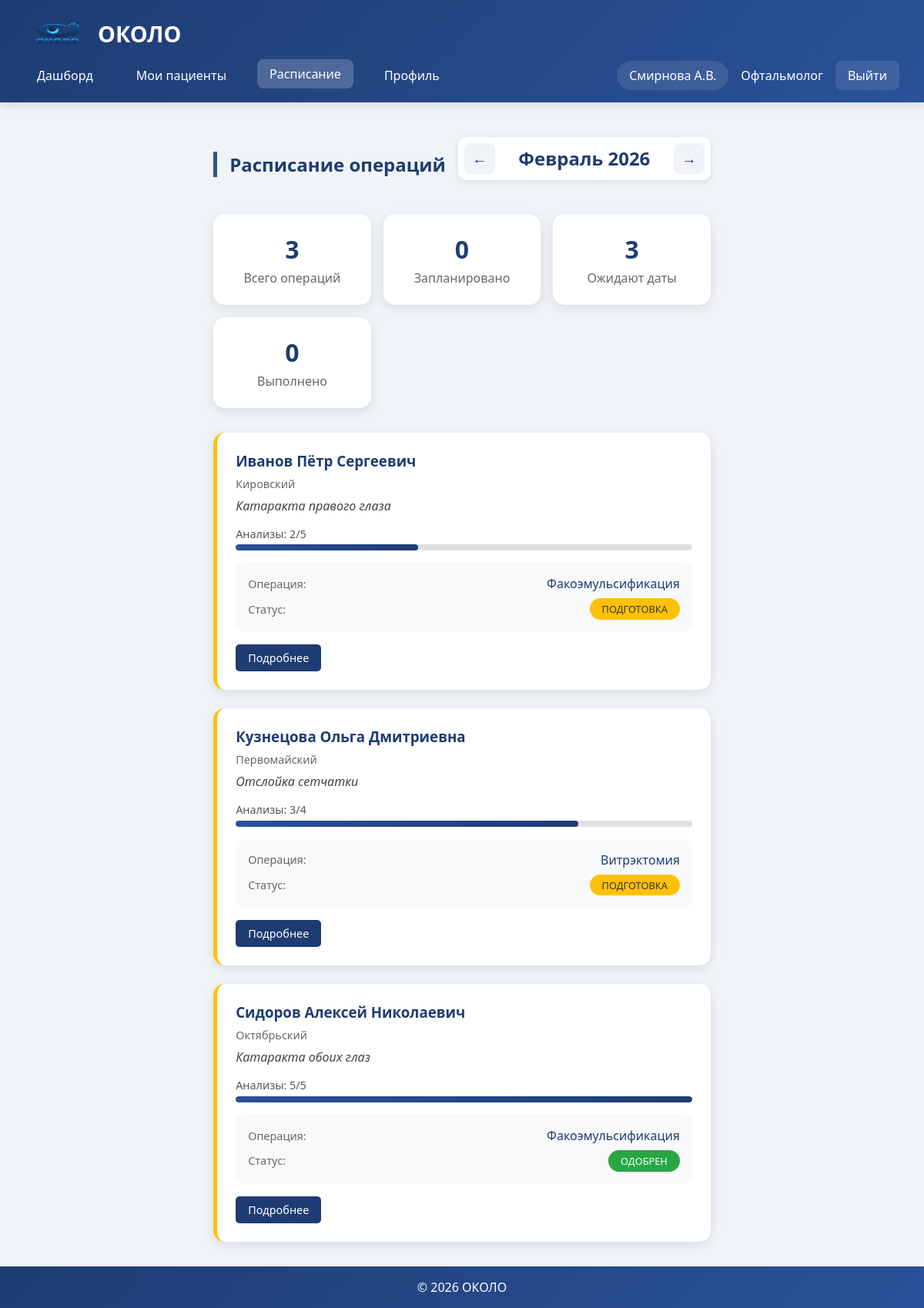
The page /schedule.php (signed in) on the database its author committed.
### tables this page shows
CREATE TABLE surgeries (
    id INT AUTO_INCREMENT PRIMARY KEY,
    patient_id INT NOT NULL,
    disease_id INT,
    surgery_type VARCHAR(255),
    status ENUM('new', 'preparation', 'review', 'approved', 'rejected') DEFAULT 'new',
    surgery_date DATE,
    notes TEXT,
    created_at TIMESTAMP DEFAULT CURRENT_TIMESTAMP,
    FOREIGN KEY (patient_id) REFERENCES patients(id) ON DELETE CASCADE,
    FOREIGN KEY (disease_id) REFERENCES diseases(id) ON DELETE SET NULL
);

CREATE TABLE diseases (
    id INT AUTO_INCREMENT PRIMARY KEY,
    name VARCHAR(255) NOT NULL,
    description TEXT
);

### schedule.php (the view, shortened to what this page needs)
<?php
require_once 'includes/auth.php';
$role = $_SESSION['role'];
$full_name = $_SESSION['full_name'];
$user_id = $_SESSION['user_id'];
$month = isset($_GET['month']) ? (int)$_GET['month'] : (int)date('m');
$year = isset($_GET['year']) ? (int)$_GET['year'] : (int)date('Y');
$months = [
    1 => 'Январь',
    2 => 'Февраль',
    3 => 'Март',
    4 => 'Апрель',
    5 => 'Май',
    6 => 'Июнь',
    7 => 'Июль',
    8 => 'Август',
    9 => 'Сентябрь',
    10 => 'Октябрь',
    11 => 'Ноябрь',
    12 => 'Декабрь'
];
if ($role === 'patient') {
    $stmt = $pdo->prepare("
        SELECT s.*, u.full_name as patient_name, d.name as diagnosis,
            (SELECT COUNT(*) FROM tests WHERE surgery_id = s.id AND status = 'uploaded') as tests_completed,
            (SELECT COUNT(*) FROM tests WHERE surgery_id = s.id) as tests_total,
            doc.full_name as doctor_name,
            surg.full_name as surgeon_name
        FROM surgeries s
        JOIN patients p ON s.patient_id = p.id
        JOIN users u ON p.user_id = u.id
        JOIN diseases d ON s.disease_id = d.id
        LEFT JOIN users doc ON p.doctor_id = doc.id
        LEFT JOIN users surg ON p.surgeon_id = surg.id
        WHERE p.user_id = ?
        ORDER BY
            CASE WHEN s.surgery_date IS NULL THEN 1 ELSE 0 END,
            s.surgery_date ASC,
            s.created_at DESC
    ");
    $stmt->execute([$user_id]);
} elseif ($role === 'ophthalmologist') {
    $stmt = $pdo->prepare("
        SELECT s.*, u.full_name as patient_name, u.district, d.name as diagnosis,
            (SELECT COUNT(*) FROM tests WHERE surgery_id = s.id AND status = 'uploaded') as tests_completed,
            (SELECT COUNT(*) FROM tests WHERE surgery_id = s.id) as tests_total
        FROM surgeries s
        JOIN patients p ON s.patient_id = p.id
        JOIN users u ON p.user_id = u.id
        JOIN diseases d ON s.disease_id = d.id
        WHERE p.doctor_id = ?
        ORDER BY
            CASE WHEN s.surgery_date IS NULL THEN 1 ELSE 0 END,
            s.surgery_date ASC,
            s.created_at DESC
    ");
    $stmt->execute([$_SESSION['user_id']]);
}
$surgeries = $stmt->fetchAll();
$stats = [
    'total' => count($surgeries),
    'scheduled' => 0,
    'completed' => 0,
    'pending' => 0
];
foreach ($surgeries as $s) {
    if ($s['surgery_date']) {
        $stats['scheduled']++;
        if ($s['surgery_date'] < date('Y-m-d')) {
            $stats['completed']++;
        }
    } else {
        $stats['pending']++;
    }
}
?>
<!DOCTYPE html>
<html lang="ru">
<head>
    <link rel="stylesheet" href="assets/css/style.css">
</head>
<body>
    <header>
        <div class="logo">
            <img src="assets/img/logo.png" alt="ОКОЛО" width="85" height="55">
            ОКОЛО
        </div>
        <nav>
            <div class="nav-links">
                <?php if ($role === 'patient'): ?>
                    <a href="dashboard.php" class="<?php echo basename($_SERVER['PHP_SELF']) == 'dashboard.php' ? 'active' : ''; ?>">Дашборд</a>
                <?php elseif ($role === 'ophthalmologist'): ?>
                    <a href="dashboard.php" class="<?php echo basename($_SERVER['PHP_SELF']) == 'dashboard.php' ? 'active' : ''; ?>">Дашборд</a>
                    <a href="patients.php" class="<?php echo basename($_SERVER['PHP_SELF']) == 'patients.php' ? 'active' : ''; ?>">Мои пациенты</a>
                    <a href="schedule.php" class="<?php echo basename($_SERVER['PHP_SELF']) == 'schedule.php' ? 'active' : ''; ?>">Расписание</a>
                    <a href="profile.php" class="<?php echo basename($_SERVER['PHP_SELF']) == 'profile.php' ? 'active' : ''; ?>">Профиль</a>
                <?php endif; ?>
            </div>
            <div class="user-info">
                <span class="user-name"><?php echo htmlspecialchars($full_name); ?></span>
                <span class="role-badge">
                    <?php
                    $roles = [
                        'patient' => 'Пациент',
                        'ophthalmologist' => 'Офтальмолог',
                        'surgeon' => 'Хирург'
                    ];
                    echo $roles[$role] ?? $role;
                    ?>
                </span>
                <a href="logout.php" class="logout-btn">Выйти</a>
            </div>
        </nav>
    </header>
    <main class="container">
        <div class="schedule-header">
            <h1 class="section-title">Расписание операций</h1>
            <div class="month-navigation">
                <button class="month-nav-btn" onclick="changeMonth(-1)">←</button>
                <span class="current-month"><?php echo $months[$month] . ' ' . $year; ?></span>
                <button class="month-nav-btn" onclick="changeMonth(1)">→</button>
            </div>
        </div>
        <div class="schedule-stats">
            <div class="schedule-stat-card">
                <div class="schedule-stat-value"><?php echo $stats['total']; ?></div>
                <div class="schedule-stat-label">Всего операций</div>
            </div>
            <div class="schedule-stat-card">
                <div class="schedule-stat-value"><?php echo $stats['scheduled']; ?></div>
                <div class="schedule-stat-label">Запланировано</div>
            </div>
            <div class="schedule-stat-card">
                <div class="schedule-stat-value"><?php echo $stats['pending']; ?></div>
                <div class="schedule-stat-label">Ожидают даты</div>
            </div>
            <div class="schedule-stat-card">
                <div class="schedule-stat-value"><?php echo $stats['completed']; ?></div>
                <div class="schedule-stat-label">Выполнено</div>
            </div>
        </div>
        <div class="schedule-grid">
            <?php if (empty($surgeries)): ?>
                <div class="empty-schedule">
                    <h3>Нет запланированных операций</h3>
                    <p>В данном периоде нет операций для отображения</p>
                </div>
            <?php else: ?>
                <?php foreach ($surgeries as $surgery):
                    $cardClass = $surgery['surgery_date'] ?
                        ($surgery['surgery_date'] < date('Y-m-d') ? 'completed' : 'scheduled') :
                        'pending';
                ?>
                <div class="schedule-card <?php echo $cardClass; ?>">
                    <h3><?php echo htmlspecialchars($surgery['patient_name']); ?></h3>
                    <?php if (isset($surgery['district'])): ?>
                    <div class="schedule-district">
                        <?php echo htmlspecialchars($surgery['district']); ?>
                    </div>
                    <?php endif; ?>
                    <div class="schedule-diagnosis">
                        <?php echo htmlspecialchars($surgery['diagnosis']); ?>
                    </div>
                    <?php if ($surgery['tests_total'] > 0): ?>
                    <div class="analysis-progress">
                        <div class="progress-label">
                            <span>Анализы: <?php echo $surgery['tests_completed']; ?>/<?php echo $surgery['tests_total']; ?></span>
                        </div>
                        <div class="progress-bar">
                            <div class="progress-fill" style="width: <?php echo ($surgery['tests_completed'] / $surgery['tests_total']) * 100; ?>%"></div>
                        </div>
                    </div>
                    <?php endif; ?>
                    <div class="schedule-details">
                        <div class="schedule-detail-item">
                            <span class="detail-label">Операция:</span>
                            <span class="detail-value"><?php echo htmlspecialchars($surgery['surgery_type']); ?></span>
                        </div>
                        <div class="schedule-detail-item">
                            <span class="detail-label">Статус:</span>
                            <span class="detail-value">
                                <span class="status-badge status-<?php echo $surgery['status']; ?>">
                                    <?php
                                    $statuses = [
                                        'new' => 'Новый',
                                        'preparation' => 'Подготовка',
                                        'review' => 'Проверка',
                                        'approved' => 'Одобрен',
                                        'rejected' => 'Отклонен'
                                    ];
                                    echo $statuses[$surgery['status']] ?? $surgery['status'];
                                    ?>
                                </span>
                            </span>
                        </div>
                    </div>
                    <?php if ($role !== 'patient'): ?>
                    <div style="margin-top: 1rem;">
                        <a href="patient_detail.php?id=<?php echo $surgery['patient_id']; ?>" class="btn-small">Подробнее</a>
                    </div>
                    <?php endif; ?>
                </div>
                <?php endforeach; ?>
            <?php endif; ?>
        </div>
    </main>
    <footer>
        <p>&copy; 2026 ОКОЛО</p>
    </footer>
</body>
</html>

### assets/css/style.css (style rules this page uses)
* { margin: 0; padding: 0; box-sizing: border-box; font-family: 'Segoe UI', Tahoma, Geneva, Verdana, sans-serif; }
body { background-color: #f0f4f8; min-height: 100vh; display: flex; flex-direction: column; }
header { background: linear-gradient(135deg, #1e3c72 0%, #2a5298 100%); color: white; padding: 1rem 2rem; box-shadow: 0 4px 12px rgba(0,0,0,0.1); }
.logo { font-size: 1.8rem; font-weight: bold; display: flex; align-items: center; gap: 10px; }
nav { display: flex; justify-content: space-between; align-items: center; margin-top: 0.5rem; }
.nav-links { display: flex; gap: 1.5rem; }
.nav-links a { color: white; text-decoration: none; padding: 0.5rem 1rem; border-radius: 8px; transition: all 0.3s ease; font-weight: 500; }
.nav-links a:hover, .nav-links a.active { background: rgba(255,255,255,0.2); transform: translateY(-2px); }
.user-info { display: flex; align-items: center; gap: 1rem; }
.user-name { font-weight: 500; background: rgba(255,255,255,0.1); padding: 0.5rem 1rem; border-radius: 30px; }
.logout-btn { background: rgba(255,255,255,0.1); color: white; border: none; padding: 0.5rem 1rem; border-radius: 8px; cursor: pointer; transition: all 0.3s ease; text-decoration: none; }
.container { max-width: 1400px; margin: 2rem auto; padding: 0 2rem; flex: 1; }
.section-title { color: #1e3c72; margin: 2rem 0 1rem; font-size: 1.5rem; border-left: 5px solid #2a5298; padding-left: 1rem; }
.analysis-progress { margin: 1rem 0; }
.progress-label { display: flex; justify-content: space-between; margin-bottom: 0.3rem; color: #555; font-size: 0.9rem; }
.progress-bar { height: 8px; background: #e0e0e0; border-radius: 10px; overflow: hidden; }
.progress-fill { height: 100%; background: linear-gradient(90deg, #2a5298, #1e3c72); border-radius: 10px; transition: width 0.3s ease; width: 0%; }
.status-badge { display: inline-block; padding: 0.3rem 1rem; border-radius: 20px; font-size: 0.8rem; font-weight: 500; text-transform: uppercase; }
.status-preparation { background: #ffc107; color: #333; }
.status-approved { background: #28a745; color: white; }
.btn-small { padding: 0.4rem 1rem; font-size: 0.9rem; width: auto; }
footer { background: linear-gradient(135deg, #1e3c72 0%, #2a5298 100%); color: white; text-align: center; padding: 1rem; margin-top: auto; }

### schedule.php (style rules this page uses)
.schedule-header { display: flex; justify-content: space-between; align-items: center; margin-bottom: 2rem; flex-wrap: wrap; gap: 1rem; }
.month-navigation { display: flex; align-items: center; gap: 1rem; background: white; padding: 0.5rem; border-radius: 10px; box-shadow: 0 2px 10px rgba(0,0,0,0.1); }
.month-nav-btn { background: #f0f4f8; border: none; width: 40px; height: 40px; border-radius: 8px; cursor: pointer; font-size: 1.2rem; color: #1e3c72; transition: all 0.3s ease; }
.current-month { font-size: 1.5rem; font-weight: bold; color: #1e3c72; min-width: 200px; text-align: center; }
.schedule-stats { display: grid; grid-template-columns: repeat(auto-fit, minmax(150px, 1fr)); gap: 1rem; margin-bottom: 2rem; }
.schedule-stat-card { background: white; padding: 1.5rem; border-radius: 15px; box-shadow: 0 4px 15px rgba(0,0,0,0.1); text-align: center; }
.schedule-stat-value { font-size: 2rem; font-weight: bold; color: #1e3c72; }
.schedule-stat-label { color: #666; margin-top: 0.3rem; }
.schedule-grid { display: grid; grid-template-columns: repeat(auto-fill, minmax(350px, 1fr)); gap: 1.5rem; margin-top: 2rem; }
.schedule-card { background: white; border-radius: 15px; padding: 1.5rem; box-shadow: 0 4px 15px rgba(0,0,0,0.1); transition: all 0.3s ease; position: relative; overflow: hidden; }
.schedule-card.pending { border-left: 5px solid #ffc107; }
.schedule-card h3 { color: #1e3c72; margin-bottom: 0.5rem; padding-right: 100px; }
.schedule-district { color: #666; font-size: 0.9rem; margin-bottom: 0.5rem; }
.schedule-diagnosis { color: #444; margin-bottom: 1rem; font-style: italic; }
.schedule-details { display: flex; flex-direction: column; gap: 0.5rem; margin: 1rem 0; padding: 1rem; background: #f8f9fa; border-radius: 10px; }
.schedule-detail-item { display: flex; justify-content: space-between; align-items: center; }
.detail-label { color: #666; font-size: 0.9rem; }
.detail-value { color: #1e3c72; font-weight: 500; }
.btn-small { display: inline-block; padding: 0.5rem 1rem; background: #1e3c72; color: white; text-decoration: none; border-radius: 5px; font-size: 0.9rem; transition: all 0.3s ease; }

### rows shown on the page
surgeries: patient_name "Иванов Пётр Сергеевич", district "Кировский", disease.name "Катаракта правого глаза", tests_completed "2", tests_total "5", surgery_type "Факоэмульсификация", status "ПОДГОТОВКА"
surgeries: patient_name "Кузнецова Ольга Дмитриевна", district "Первомайский", disease.name "Отслойка сетчатки", tests_completed "3", tests_total "4", surgery_type "Витрэктомия", status "ПОДГОТОВКА"
surgeries: patient_name "Сидоров Алексей Николаевич", district "Октябрьский", disease.name "Катаракта обоих глаз", tests_completed "5", tests_total "5", surgery_type "Факоэмульсификация", status "ОДОБРЕН"

### other values the page prints
$full_name "Смирнова А.В."
$roles[$role] "Офтальмолог"
$months[$month] "Февраль"
$year "2026"
$stats['total'] "3"
$stats['scheduled'] "0"
$stats['pending'] "3"
$stats['completed'] "0"
